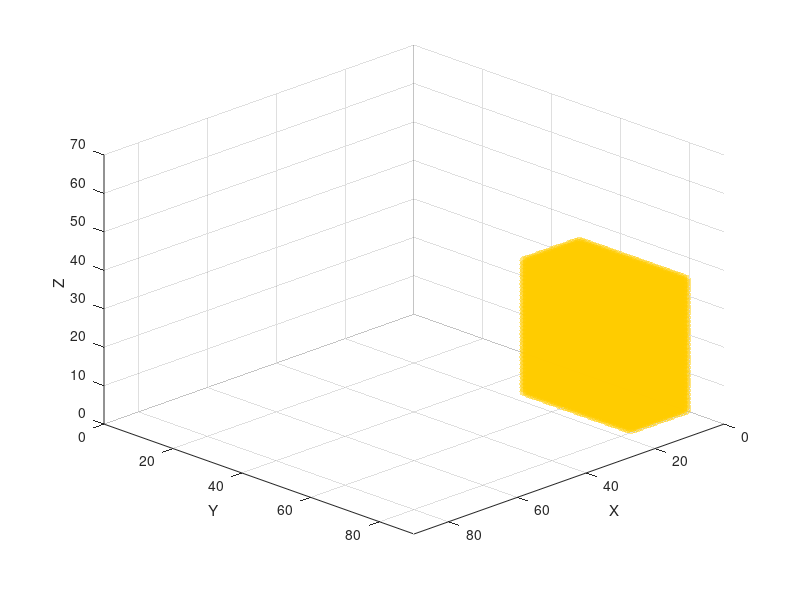

This chart was generated by the following MATLAB code: (Note: this script raises an error after producing the figure.)
%% Map dimensions (MAKE SURE THEY ARE THE SAME AS THE MAP CREATOR)
mapSizeX = 90; mapSizeY = 90; mapSizeZ = 70;
mapSize = [mapSizeX, mapSizeY, mapSizeZ];

%% Generate ROI and Object positions
% We store environment state in this matrix with this values:
% ---- 0 = free | 1= Occupied | 2 = unexplored | 3 = Frontier | 4 = ROI | 
% ---- 5 = Object
voxelStates = 2*ones(mapSize);

%% DEFINE ROI SETTINGS
voxelStates(1:17, 49:80, 1:35) = 4;

%% DEFINE OBJECTIVE LOCATION
objectX=3; objectY=52; objectZ=16;

% Define the object value
objectValue = 5;
% Compute 3x3x3 block centered on the object position
for dx = -1:1
    for dy = -1:1
        for dz = -1:1
            x = objectX + dx;
            y = objectY + dy;
            z = objectZ + dz;

            % Check bounds before assigning
            if x >= 1 && x <= size(voxelStates,1) && ...
               y >= 1 && y <= size(voxelStates,2) && ...
               z >= 1 && z <= size(voxelStates,3)
                voxelStates(x,y,z) = objectValue;
            end
        end
    end
end

figure;             
hold on; 
axis([0 mapSize(1) 0 mapSize(2) 0 mapSize(3)]);
grid on;
xlabel('X'); ylabel('Y'); zlabel('Z');


[rx, ry, rz] = ind2sub(size(voxelStates), find(voxelStates == 4));
scatter3(rx-0.5, ry-0.5, rz-0.5, 50, [1, 0.8, 0], 'filled', 'MarkerFaceAlpha', 0.5);

[gx, gy, gz] = ind2sub(size(voxelStates), find(voxelStates == 5));
scatter3(gx-0.5, gy-0.5, gz-0.5, 50, [0.6, 0.2, 0.8], 'filled', 'MarkerFaceAlpha', 1);

view(135, 30);

%% Save Voxel Initial States Matrix
save('../../Maps_ROI_Object_Situations/LivingRoom_1_situations/LivingRoom_1_voxelStates_4.mat','voxelStates');
disp('saved voxelStates')
